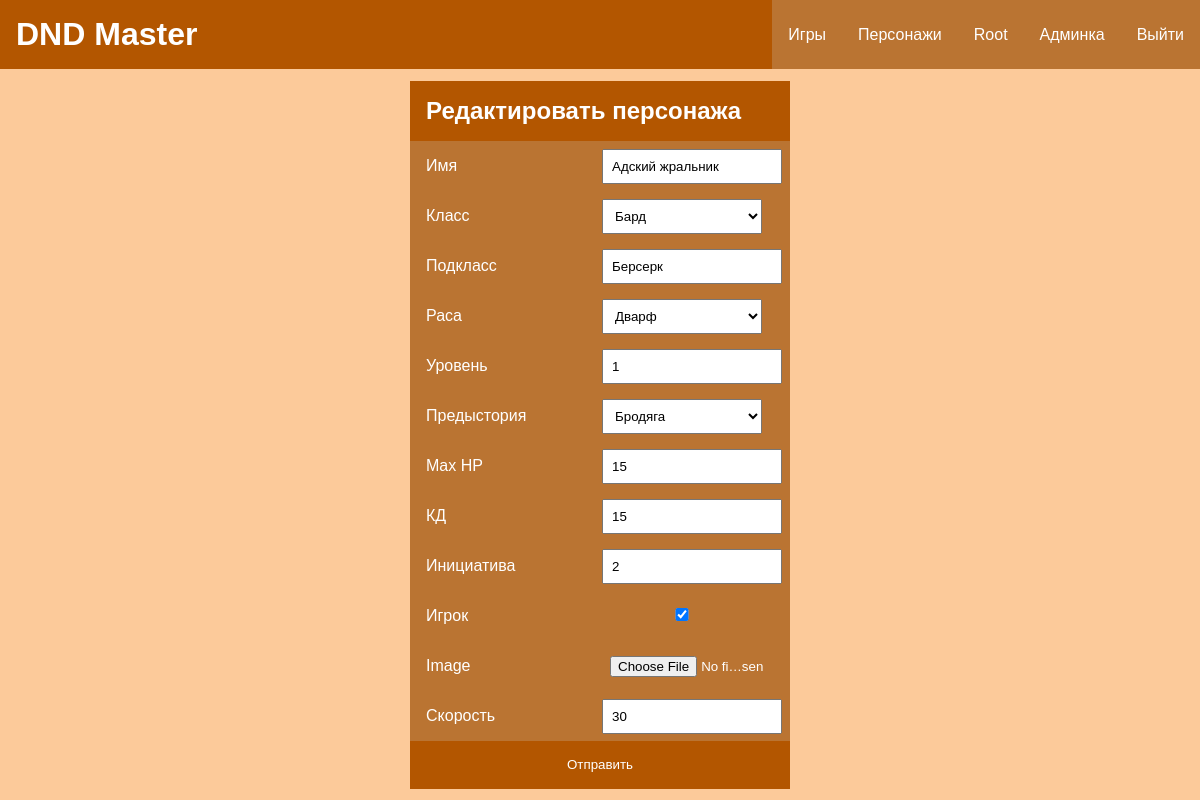
The app's page /characters/update/17 (signed in), older data.
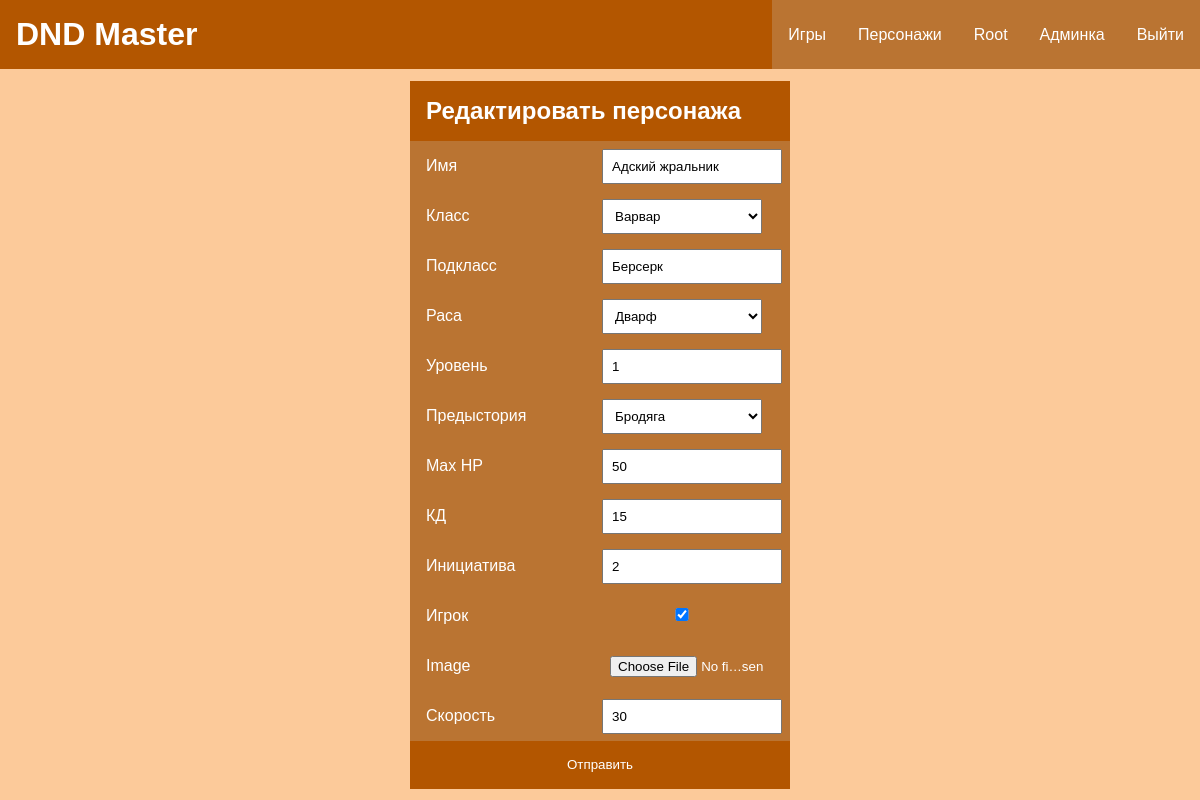
The same page, newer data.
### characterapp/models.py (models this page shows, shortened)
class Character(models.Model):
    name = models.CharField(max_length=100, verbose_name="Имя")
    dnd_class = models.ForeignKey(DndClass, on_delete=models.PROTECT, null=True, verbose_name="Класс")
    dnd_subclass = models.CharField(max_length=100, verbose_name="Подкласс", null=True, blank=True)
    race = models.ForeignKey(Race, on_delete=models.PROTECT, null=True, verbose_name="Раса")
    background = models.ForeignKey(Background, on_delete=models.PROTECT, null=True, verbose_name="Предыстория")
    max_hp = models.IntegerField(default=0, verbose_name="Max hp", validators=[MinValueValidator(0)])
    hp = models.IntegerField(default=0, verbose_name="HP", validators=[MinValueValidator(0)])
    armor_class = models.IntegerField(default=0, verbose_name="КД", validators=[MinValueValidator(0)])
    initiative = models.IntegerField(null=True, verbose_name="Инициатива", default=0)
    cooper_coins = models.IntegerField(default=0, verbose_name="ММ", validators=[MinValueValidator(0)])
    silver_coins = models.IntegerField(default=0, verbose_name="СМ", validators=[MinValueValidator(0)])
    gold_coins = models.IntegerField(default=0, verbose_name="ЗМ", validators=[MinValueValidator(0)])
    is_player = models.BooleanField(verbose_name="Игрок")
    player_name = models.CharField(max_length=100, null=True, verbose_name="Имя игрока", blank=True)
    image = models.ImageField(upload_to="characters/", null=True, blank=True, verbose_name="Изображение")
    user = models.ForeignKey(get_user_model(), null=True, blank=True, on_delete=models.PROTECT)
    level = models.IntegerField(default=1, verbose_name="Уровень", validators=[MinValueValidator(1)])
    speed = models.IntegerField(default=0, verbose_name="Скорость", validators=[MinValueValidator(0)])
    proficient_bonus = models.IntegerField(default=2, verbose_name="Бонус мастерства")
    slug = models.SlugField(null=True, blank=True)
    class Meta:
        unique_together = ('name', 'race', 'user')
        verbose_name = "Персонаж"
        verbose_name_plural = "Персонажи"

### characterapp/views.py (the view, shortened to what this page needs)
# urls.py: path('update/<int:pk>', views.CharacterUpdateView.as_view(), name='character-update'),
class CharacterUpdateView(LoginRequiredMixin, UserPassesTestMixin, BaseMixin, UpdateView):
    model = Character
    form_class = CharacterCreateForm
    template_name = 'characterapp/character_form.html'
    title_page = "Редактировать персонажа"
    def test_func(self):
        return (self.request.user == self.get_object().user) or (not self.get_object().is_player)

### characterapp/forms.py
class CharacterCreateForm(forms.ModelForm):
    level = forms.IntegerField(min_value=1, label="Уровень")
    max_hp = forms.IntegerField(min_value=0, label="Max HP")
    initiative = forms.IntegerField(min_value=0, label="Инициатива")
    armor_class = forms.IntegerField(min_value=0, label="КД")
    speed = forms.IntegerField(min_value=0, label="Скорость")
    image = forms.ImageField(required=False, widget=forms.FileInput)
    class Meta:
        model = Character
        fields = ['name', 'dnd_class', 'dnd_subclass', 'race', 'level', 'background', 'max_hp', 'armor_class', 'initiative', 'is_player', 'image', 'speed']

### bookdata/models.py (called while the page is built)
    def __str__(self):
        return self.name

    def __str__(self):
        return self.name

    def __str__(self):
        return self.name

### characterapp/utils.py (called while the page is built)
    def get_context_data(self, **kwargs):
        context = super().get_context_data(**kwargs)
        if self.title_page:
            context['title'] = self.title_page
        return context

### characterapp/templates/characterapp/character_form.html (shortened to what this page needs)
{% extends 'base.html' %}
{% block content %}
<div class="form_page_div">
<div class="center_form_div">
<form enctype="multipart/form-data" method="post" class="center_form">
    <h2 class="center_form_h">{{title}}</h2>
    {% for f in form %}
    <p><label for="{{f.id_for_label}}" class="center_form_label">{{f.label}}</label>{{f}}</p>
    {% endfor %}
    <p><button type="submit" class="center_form_button">Отправить</button></p>
</form>
</div>
</div>
{% endblock %}

Row changes from the older to the newer data that the page shows:
changed Character "Адский жральник": dnd_class "Бард" → "Варвар"; max_hp "15" → "50"
